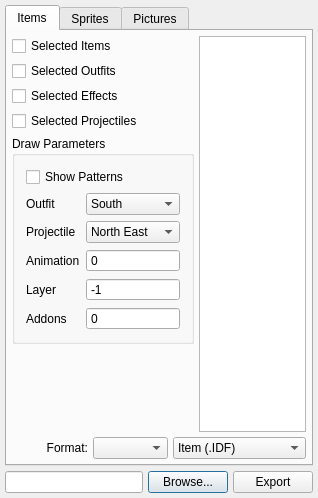
<?xml version="1.0" encoding="UTF-8"?>
<ui version="4.0">
 <class>ExportHandlerClass</class>
 <widget class="QDialog" name="ExportHandlerClass">
  <property name="geometry">
   <rect>
    <x>0</x>
    <y>0</y>
    <width>318</width>
    <height>498</height>
   </rect>
  </property>
  <property name="windowTitle">
   <string>ExportHandler</string>
  </property>
  <layout class="QGridLayout" name="mainLayout">
   <property name="margin">
    <number>5</number>
   </property>
   <property name="spacing">
    <number>5</number>
   </property>
   <item row="0" column="0" colspan="3">
    <widget class="QTabWidget" name="tabWidget">
     <property name="currentIndex">
      <number>0</number>
     </property>
     <widget class="QWidget" name="itemTab">
      <attribute name="title">
       <string>Items</string>
      </attribute>
      <layout class="QGridLayout" name="gridLayout">
       <property name="margin">
        <number>5</number>
       </property>
       <property name="spacing">
        <number>5</number>
       </property>
       <item row="0" column="0">
        <widget class="QCheckBox" name="selectedItems">
         <property name="sizePolicy">
          <sizepolicy hsizetype="Preferred" vsizetype="Fixed">
           <horstretch>0</horstretch>
           <verstretch>0</verstretch>
          </sizepolicy>
         </property>
         <property name="text">
          <string>Selected Items</string>
         </property>
         <property name="checked">
          <bool>false</bool>
         </property>
        </widget>
       </item>
       <item row="1" column="0">
        <widget class="QCheckBox" name="selectedOutfits">
         <property name="sizePolicy">
          <sizepolicy hsizetype="Preferred" vsizetype="Fixed">
           <horstretch>0</horstretch>
           <verstretch>0</verstretch>
          </sizepolicy>
         </property>
         <property name="text">
          <string>Selected Outfits</string>
         </property>
        </widget>
       </item>
       <item row="2" column="0">
        <widget class="QCheckBox" name="selectedEffects">
         <property name="sizePolicy">
          <sizepolicy hsizetype="Preferred" vsizetype="Fixed">
           <horstretch>0</horstretch>
           <verstretch>0</verstretch>
          </sizepolicy>
         </property>
         <property name="text">
          <string>Selected Effects</string>
         </property>
        </widget>
       </item>
       <item row="3" column="0">
        <widget class="QCheckBox" name="selectedProjectiles">
         <property name="sizePolicy">
          <sizepolicy hsizetype="Preferred" vsizetype="Fixed">
           <horstretch>0</horstretch>
           <verstretch>0</verstretch>
          </sizepolicy>
         </property>
         <property name="text">
          <string>Selected Projectiles</string>
         </property>
        </widget>
       </item>
       <item row="4" column="0">
        <widget class="QGroupBox" name="groupParameters">
         <property name="sizePolicy">
          <sizepolicy hsizetype="Expanding" vsizetype="Maximum">
           <horstretch>5</horstretch>
           <verstretch>0</verstretch>
          </sizepolicy>
         </property>
         <property name="title">
          <string>Draw Parameters</string>
         </property>
         <layout class="QGridLayout" name="gridLayout_2">
          <item row="1" column="1">
           <widget class="QComboBox" name="parameterOutfitDirection">
            <property name="currentIndex">
             <number>2</number>
            </property>
            <item>
             <property name="text">
              <string>North</string>
             </property>
            </item>
            <item>
             <property name="text">
              <string>East</string>
             </property>
            </item>
            <item>
             <property name="text">
              <string>South</string>
             </property>
            </item>
            <item>
             <property name="text">
              <string>West</string>
             </property>
            </item>
           </widget>
          </item>
          <item row="2" column="1">
           <widget class="QComboBox" name="parameterProjectileDirection">
            <property name="currentIndex">
             <number>2</number>
            </property>
            <item>
             <property name="text">
              <string>North-West</string>
             </property>
            </item>
            <item>
             <property name="text">
              <string>North</string>
             </property>
            </item>
            <item>
             <property name="text">
              <string>North East</string>
             </property>
            </item>
            <item>
             <property name="text">
              <string>East</string>
             </property>
            </item>
            <item>
             <property name="text">
              <string>South-East</string>
             </property>
            </item>
            <item>
             <property name="text">
              <string>South</string>
             </property>
            </item>
            <item>
             <property name="text">
              <string>South-West</string>
             </property>
            </item>
            <item>
             <property name="text">
              <string>West</string>
             </property>
            </item>
           </widget>
          </item>
          <item row="3" column="1">
           <widget class="QSpinBox" name="parameterAnimation">
            <property name="sizePolicy">
             <sizepolicy hsizetype="Preferred" vsizetype="Fixed">
              <horstretch>0</horstretch>
              <verstretch>0</verstretch>
             </sizepolicy>
            </property>
            <property name="buttonSymbols">
             <enum>QAbstractSpinBox::NoButtons</enum>
            </property>
            <property name="maximum">
             <number>255</number>
            </property>
           </widget>
          </item>
          <item row="4" column="1">
           <widget class="QSpinBox" name="parameterLayer">
            <property name="sizePolicy">
             <sizepolicy hsizetype="Preferred" vsizetype="Fixed">
              <horstretch>0</horstretch>
              <verstretch>0</verstretch>
             </sizepolicy>
            </property>
            <property name="buttonSymbols">
             <enum>QAbstractSpinBox::NoButtons</enum>
            </property>
            <property name="minimum">
             <number>-1</number>
            </property>
            <property name="maximum">
             <number>255</number>
            </property>
            <property name="value">
             <number>-1</number>
            </property>
           </widget>
          </item>
          <item row="5" column="1">
           <widget class="QSpinBox" name="parameterAddons">
            <property name="buttonSymbols">
             <enum>QAbstractSpinBox::NoButtons</enum>
            </property>
            <property name="maximum">
             <number>3</number>
            </property>
           </widget>
          </item>
          <item row="2" column="0">
           <widget class="QLabel" name="labelProjectileDirection">
            <property name="sizePolicy">
             <sizepolicy hsizetype="Maximum" vsizetype="Preferred">
              <horstretch>0</horstretch>
              <verstretch>0</verstretch>
             </sizepolicy>
            </property>
            <property name="text">
             <string>Projectile</string>
            </property>
           </widget>
          </item>
          <item row="1" column="0">
           <widget class="QLabel" name="labelOutfitDirection">
            <property name="sizePolicy">
             <sizepolicy hsizetype="Maximum" vsizetype="Preferred">
              <horstretch>0</horstretch>
              <verstretch>0</verstretch>
             </sizepolicy>
            </property>
            <property name="text">
             <string>Outfit</string>
            </property>
           </widget>
          </item>
          <item row="3" column="0">
           <widget class="QLabel" name="label">
            <property name="sizePolicy">
             <sizepolicy hsizetype="Maximum" vsizetype="Preferred">
              <horstretch>0</horstretch>
              <verstretch>0</verstretch>
             </sizepolicy>
            </property>
            <property name="text">
             <string>Animation</string>
            </property>
           </widget>
          </item>
          <item row="4" column="0">
           <widget class="QLabel" name="labelLayer">
            <property name="sizePolicy">
             <sizepolicy hsizetype="Maximum" vsizetype="Preferred">
              <horstretch>0</horstretch>
              <verstretch>0</verstretch>
             </sizepolicy>
            </property>
            <property name="text">
             <string>Layer</string>
            </property>
           </widget>
          </item>
          <item row="5" column="0">
           <widget class="QLabel" name="labelAddons">
            <property name="sizePolicy">
             <sizepolicy hsizetype="Maximum" vsizetype="Preferred">
              <horstretch>0</horstretch>
              <verstretch>0</verstretch>
             </sizepolicy>
            </property>
            <property name="text">
             <string>Addons</string>
            </property>
           </widget>
          </item>
          <item row="0" column="0" colspan="2">
           <widget class="QCheckBox" name="selectedPatterns">
            <property name="text">
             <string>Show Patterns</string>
            </property>
           </widget>
          </item>
         </layout>
        </widget>
       </item>
       <item row="0" column="1" rowspan="6" colspan="2">
        <widget class="QTreeView" name="itemView">
         <property name="sizePolicy">
          <sizepolicy hsizetype="Expanding" vsizetype="Expanding">
           <horstretch>2</horstretch>
           <verstretch>0</verstretch>
          </sizepolicy>
         </property>
         <property name="editTriggers">
          <set>QAbstractItemView::NoEditTriggers</set>
         </property>
         <property name="dragDropMode">
          <enum>QAbstractItemView::NoDragDrop</enum>
         </property>
         <property name="indentation">
          <number>10</number>
         </property>
         <property name="rootIsDecorated">
          <bool>false</bool>
         </property>
         <property name="itemsExpandable">
          <bool>false</bool>
         </property>
         <property name="allColumnsShowFocus">
          <bool>true</bool>
         </property>
         <property name="headerHidden">
          <bool>true</bool>
         </property>
         <property name="expandsOnDoubleClick">
          <bool>false</bool>
         </property>
         <attribute name="headerDefaultSectionSize">
          <number>25</number>
         </attribute>
         <attribute name="headerMinimumSectionSize">
          <number>25</number>
         </attribute>
        </widget>
       </item>
       <item row="5" column="0">
        <spacer name="verticalSpacer">
         <property name="orientation">
          <enum>Qt::Vertical</enum>
         </property>
         <property name="sizeHint" stdset="0">
          <size>
           <width>0</width>
           <height>0</height>
          </size>
         </property>
        </spacer>
       </item>
       <item row="6" column="0" colspan="3">
        <layout class="QHBoxLayout" name="horizontalLayout">
         <property name="spacing">
          <number>5</number>
         </property>
         <property name="margin">
          <number>0</number>
         </property>
         <item>
          <widget class="QLabel" name="labelFormatItems">
           <property name="text">
            <string>Format:</string>
           </property>
           <property name="alignment">
            <set>Qt::AlignRight|Qt::AlignTrailing|Qt::AlignVCenter</set>
           </property>
          </widget>
         </item>
         <item>
          <widget class="QComboBox" name="comboVersions"/>
         </item>
         <item>
          <widget class="QComboBox" name="comboFormatItems">
           <item>
            <property name="text">
             <string>Item (.IDF)</string>
            </property>
           </item>
           <item>
            <property name="text">
             <string>Item Library (.IDLF)</string>
            </property>
           </item>
           <item>
            <property name="text">
             <string>Picture (.PNG)</string>
            </property>
           </item>
           <item>
            <property name="text">
             <string>Picture (.BMP)</string>
            </property>
           </item>
          </widget>
         </item>
        </layout>
       </item>
      </layout>
     </widget>
     <widget class="QWidget" name="spriteTab">
      <attribute name="title">
       <string>Sprites</string>
      </attribute>
      <layout class="QGridLayout" name="spritesLayout">
       <property name="margin">
        <number>5</number>
       </property>
       <property name="spacing">
        <number>5</number>
       </property>
       <item row="0" column="0" rowspan="2" colspan="2">
        <widget class="QTreeView" name="spriteView">
         <property name="editTriggers">
          <set>QAbstractItemView::NoEditTriggers</set>
         </property>
         <property name="indentation">
          <number>10</number>
         </property>
         <property name="rootIsDecorated">
          <bool>false</bool>
         </property>
         <property name="itemsExpandable">
          <bool>false</bool>
         </property>
         <property name="allColumnsShowFocus">
          <bool>true</bool>
         </property>
         <property name="headerHidden">
          <bool>true</bool>
         </property>
         <property name="expandsOnDoubleClick">
          <bool>false</bool>
         </property>
         <attribute name="headerDefaultSectionSize">
          <number>25</number>
         </attribute>
         <attribute name="headerMinimumSectionSize">
          <number>25</number>
         </attribute>
        </widget>
       </item>
       <item row="2" column="0">
        <widget class="QLabel" name="labelFormatSprites">
         <property name="text">
          <string>Format:</string>
         </property>
         <property name="alignment">
          <set>Qt::AlignRight|Qt::AlignTrailing|Qt::AlignVCenter</set>
         </property>
        </widget>
       </item>
       <item row="2" column="1">
        <widget class="QComboBox" name="comboFormatSprites">
         <item>
          <property name="text">
           <string>Picture (.PNG)</string>
          </property>
         </item>
         <item>
          <property name="text">
           <string>Picture (.BMP)</string>
          </property>
         </item>
        </widget>
       </item>
      </layout>
     </widget>
     <widget class="QWidget" name="pictureTab">
      <attribute name="title">
       <string>Pictures</string>
      </attribute>
      <layout class="QGridLayout" name="picturesLayout">
       <property name="margin">
        <number>5</number>
       </property>
       <property name="spacing">
        <number>5</number>
       </property>
       <item row="0" column="0" colspan="2">
        <widget class="QTreeView" name="pictureView">
         <property name="editTriggers">
          <set>QAbstractItemView::NoEditTriggers</set>
         </property>
         <property name="indentation">
          <number>10</number>
         </property>
         <property name="rootIsDecorated">
          <bool>false</bool>
         </property>
         <property name="itemsExpandable">
          <bool>false</bool>
         </property>
         <property name="allColumnsShowFocus">
          <bool>true</bool>
         </property>
         <property name="headerHidden">
          <bool>true</bool>
         </property>
         <property name="expandsOnDoubleClick">
          <bool>false</bool>
         </property>
         <attribute name="headerDefaultSectionSize">
          <number>25</number>
         </attribute>
         <attribute name="headerMinimumSectionSize">
          <number>25</number>
         </attribute>
        </widget>
       </item>
       <item row="1" column="0">
        <widget class="QLabel" name="labelFormatPictures">
         <property name="text">
          <string>Format:</string>
         </property>
         <property name="alignment">
          <set>Qt::AlignRight|Qt::AlignTrailing|Qt::AlignVCenter</set>
         </property>
        </widget>
       </item>
       <item row="1" column="1">
        <widget class="QComboBox" name="comboFormatPictures">
         <item>
          <property name="text">
           <string>Picture (.PNG)</string>
          </property>
         </item>
         <item>
          <property name="text">
           <string>Picture (.BMP)</string>
          </property>
         </item>
        </widget>
       </item>
      </layout>
     </widget>
    </widget>
   </item>
   <item row="1" column="0">
    <widget class="QLineEdit" name="filePath"/>
   </item>
   <item row="1" column="1">
    <widget class="QPushButton" name="buttonDirectory">
     <property name="text">
      <string>Browse...</string>
     </property>
    </widget>
   </item>
   <item row="1" column="2">
    <widget class="QPushButton" name="buttonExport">
     <property name="text">
      <string>Export</string>
     </property>
    </widget>
   </item>
  </layout>
 </widget>
 <layoutdefault spacing="6" margin="11"/>
 <resources/>
 <connections/>
</ui>
